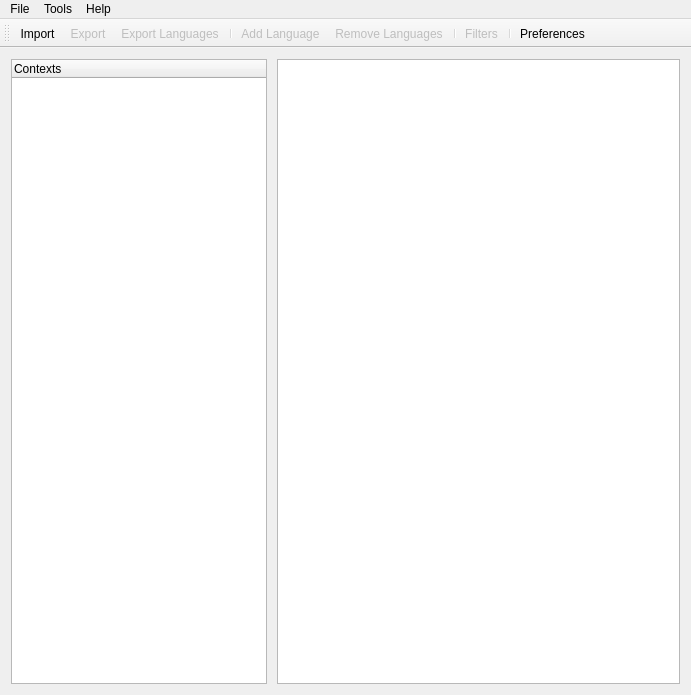
<?xml version="1.0" encoding="UTF-8"?>
<ui version="4.0">
 <class>MainWindow</class>
 <widget class="QMainWindow" name="MainWindow">
  <property name="geometry">
   <rect>
    <x>0</x>
    <y>0</y>
    <width>691</width>
    <height>695</height>
   </rect>
  </property>
  <property name="sizePolicy">
   <sizepolicy hsizetype="Preferred" vsizetype="Expanding">
    <horstretch>0</horstretch>
    <verstretch>0</verstretch>
   </sizepolicy>
  </property>
  <property name="windowTitle">
   <string>ElcoLinguist</string>
  </property>
  <property name="windowIcon">
   <iconset resource="../resources.qrc">
    <normaloff>:/icons/icons/el.png</normaloff>:/icons/icons/el.png</iconset>
  </property>
  <widget class="QWidget" name="centralWidget">
   <property name="sizePolicy">
    <sizepolicy hsizetype="Maximum" vsizetype="Maximum">
     <horstretch>0</horstretch>
     <verstretch>0</verstretch>
    </sizepolicy>
   </property>
   <layout class="QVBoxLayout" name="verticalLayout">
    <item>
     <layout class="QHBoxLayout" name="horizontalLayout">
      <property name="spacing">
       <number>0</number>
      </property>
      <property name="sizeConstraint">
       <enum>QLayout::SetFixedSize</enum>
      </property>
      <item>
       <widget class="QTreeWidget" name="contextTree">
        <property name="sizePolicy">
         <sizepolicy hsizetype="Fixed" vsizetype="Expanding">
          <horstretch>0</horstretch>
          <verstretch>0</verstretch>
         </sizepolicy>
        </property>
        <property name="maximumSize">
         <size>
          <width>13000000</width>
          <height>16777215</height>
         </size>
        </property>
        <column>
         <property name="text">
          <string>Contexts</string>
         </property>
        </column>
       </widget>
      </item>
      <item>
       <spacer name="horizontalSpacer">
        <property name="orientation">
         <enum>Qt::Horizontal</enum>
        </property>
        <property name="sizeType">
         <enum>QSizePolicy::Fixed</enum>
        </property>
        <property name="sizeHint" stdset="0">
         <size>
          <width>10</width>
          <height>20</height>
         </size>
        </property>
       </spacer>
      </item>
      <item>
       <widget class="QTableView" name="languageTable"/>
      </item>
     </layout>
    </item>
   </layout>
  </widget>
  <widget class="QToolBar" name="topToolBar">
   <property name="windowTitle">
    <string>toolBar</string>
   </property>
   <property name="toolTip">
    <string/>
   </property>
   <attribute name="toolBarArea">
    <enum>TopToolBarArea</enum>
   </attribute>
   <attribute name="toolBarBreak">
    <bool>false</bool>
   </attribute>
   <addaction name="actionImport"/>
   <addaction name="actionExport"/>
   <addaction name="actionExport_Languages"/>
   <addaction name="separator"/>
   <addaction name="actionAdd_Language"/>
   <addaction name="actionRemove_Languages"/>
   <addaction name="separator"/>
   <addaction name="actionFilters"/>
   <addaction name="separator"/>
   <addaction name="actionPreferences"/>
  </widget>
  <widget class="QMenuBar" name="menuBar">
   <property name="geometry">
    <rect>
     <x>0</x>
     <y>0</y>
     <width>691</width>
     <height>20</height>
    </rect>
   </property>
   <widget class="QMenu" name="menuFile">
    <property name="title">
     <string>File</string>
    </property>
    <addaction name="actionExport"/>
    <addaction name="actionImport"/>
    <addaction name="actionExport_Languages"/>
    <addaction name="separator"/>
    <addaction name="actionPreferences"/>
   </widget>
   <widget class="QMenu" name="menuTools">
    <property name="title">
     <string>Tools</string>
    </property>
    <addaction name="actionAdd_Language"/>
    <addaction name="actionRemove_Languages"/>
    <addaction name="separator"/>
    <addaction name="actionFilters"/>
   </widget>
   <widget class="QMenu" name="menuHelp">
    <property name="title">
     <string>Help</string>
    </property>
    <addaction name="actionAbout"/>
   </widget>
   <addaction name="menuFile"/>
   <addaction name="menuTools"/>
   <addaction name="menuHelp"/>
  </widget>
  <action name="actionExport">
   <property name="enabled">
    <bool>false</bool>
   </property>
   <property name="icon">
    <iconset resource="../resources.qrc">
     <normaloff>:/icons/icons/gnome_export.png</normaloff>:/icons/icons/gnome_export.png</iconset>
   </property>
   <property name="text">
    <string>Export</string>
   </property>
  </action>
  <action name="actionImport">
   <property name="icon">
    <iconset>
     <normalon>:/icons/icons/gnome_import.png</normalon>
    </iconset>
   </property>
   <property name="text">
    <string>Import</string>
   </property>
  </action>
  <action name="actionAdd_Language">
   <property name="enabled">
    <bool>false</bool>
   </property>
   <property name="icon">
    <iconset>
     <normalon>:/icons/icons/Gnome-List-Add-64.png</normalon>
    </iconset>
   </property>
   <property name="text">
    <string>Add Language</string>
   </property>
  </action>
  <action name="actionRemove_Languages">
   <property name="enabled">
    <bool>false</bool>
   </property>
   <property name="icon">
    <iconset>
     <normalon>:/icons/icons/Gnome-List-Remove-64.png</normalon>
    </iconset>
   </property>
   <property name="text">
    <string>Remove Languages</string>
   </property>
  </action>
  <action name="actionFilters">
   <property name="enabled">
    <bool>false</bool>
   </property>
   <property name="icon">
    <iconset>
     <normalon>:/icons/icons/Gnome-Logviewer-64.png</normalon>
    </iconset>
   </property>
   <property name="text">
    <string>Filters</string>
   </property>
  </action>
  <action name="actionAbout">
   <property name="icon">
    <iconset>
     <normalon>:/icons/icons/el.png</normalon>
    </iconset>
   </property>
   <property name="text">
    <string>About</string>
   </property>
  </action>
  <action name="actionPreferences">
   <property name="icon">
    <iconset resource="../resources.qrc">
     <normaloff>:/icons/icons/Gnome-System-Run-64.png</normaloff>:/icons/icons/Gnome-System-Run-64.png</iconset>
   </property>
   <property name="text">
    <string>Preferences</string>
   </property>
  </action>
  <action name="actionExport_Languages">
   <property name="enabled">
    <bool>false</bool>
   </property>
   <property name="icon">
    <iconset>
     <normalon>:/icons/icons/select_all.png</normalon>
    </iconset>
   </property>
   <property name="text">
    <string>Export Languages</string>
   </property>
  </action>
 </widget>
 <layoutdefault spacing="6" margin="11"/>
 <resources>
  <include location="../resources.qrc"/>
 </resources>
 <connections/>
</ui>
